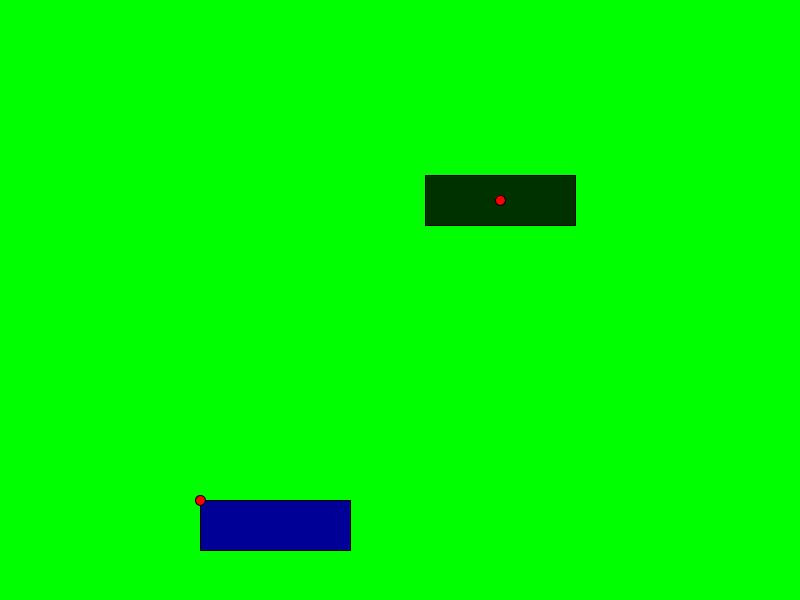
Frame 1 (no input)
Frame 60 (the mouse pressed at the canvas centre just before this capture): identical to frame 1, image omitted
Frame 120 (the mouse held since frame 60 and released just before this capture): identical to frame 1, image omitted

The Processing sketch that drew this single still picture (run headless with seeded random() and noise(); from frame 60 on, the mouse is pressed at the canvas centre):

// Processing sketch: sketch_150416d
// ── sketch_150416d.pde
color c = color(0, 255, 0);

void setup(){
  size(800, 600);
  frameRate(60);
}

void draw(){
  background(c);
  
  
  rectMode(CORNER);
  int xPos = 200;
  int yPos = 500;
  int w = 150;
  int h = 50;
  
  if(mouseX > xPos && mouseX < xPos + w && mouseY > yPos && mouseY < yPos + h){
    fill(0, 0, 255);
    c = color(0, 0, 255);
  } else{
    fill(0, 0, 150);
  }
  
  rect(xPos, yPos, w, h);
  
  fill(255, 0, 0);
  ellipse(xPos, yPos, 10, 10);
  
  
  
  rectMode(CENTER);
  
  xPos = 500;
  yPos = 200;
  w = 150;
  h = 50;
  
  if(mouseX > xPos - w/2 && mouseX < xPos + w/2 && mouseY > yPos -h/2 && mouseY < yPos + h/2){
    fill(0, 255,0);
    c = color(0, 255, 0);
  } else{
    fill(0, 50, 0);
  }
  
  rect(xPos, yPos, w, h);
  
  fill(255, 0, 0);
  ellipse(xPos, yPos, 10, 10);
}
